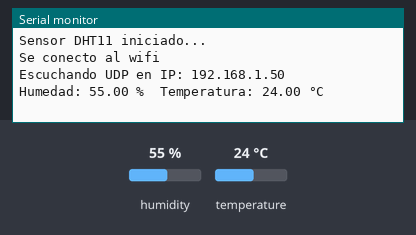
Recording of a sketch running on a simulated ESP32. Shown: the last lines printed to the serial monitor. The inputs (shaded band) are chosen by the test bench; at power-on: humidity 55 %, temperature 24 °C. WiFi joins after 1.5 s; servers stay silent unless stated.

Above: at 2.7 s.
2.8 s: humidity set to 22 %
10.7 s: temperature set to 12 °C
At 12.4 s:
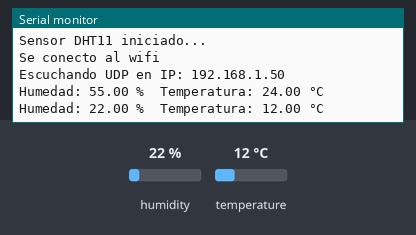
18.6 s: humidity set to 40 %
At 23.7 s:
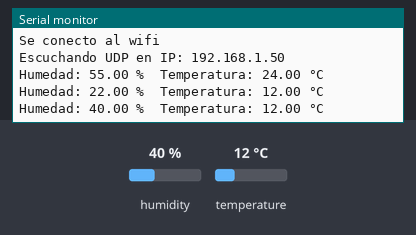

Measured:
- after the input at 10.7 s, the serial monitor: prints a new line after 1.4 s (image 1)
- after the input at 18.6 s, the serial monitor: prints a new line after 4.0 s (image 2)

The sketch:

Sensor_Temp_Hum.ino
```cpp
#include "DHT.h"
#include "claseUdp.h" // Archivo de cabecera para la clase UDP
#include "claseWifi.h"
// Definir el pin de la ESP32 donde está conectado el DHT11
#define DHTPIN 16  // Pin GPIO 16

// Definir el tipo de sensor (DHT11)
#define DHTTYPE DHT11

#define ssid "POCO_NSFW"  // SSID de la red WiFi
#define password "bromitanomas"  // Contraseña de la red WiFi

claseUdp conexion;  // Instancia de la clase UDP
claseWifi wifi;

// Crear un objeto DHT
DHT dht(DHTPIN, DHTTYPE);

void setup() {
  // Inicializar el monitor serie
  Serial.begin(9600);
  dht.begin();
  Serial.println("Sensor DHT11 iniciado...");

  wifi.declararWifiSSID_Y_Contrasenya(ssid, password);
  wifi.setUpWifi();

  conexion.declararCanal(9989);  // Configurar canal UDP
  conexion.setupCliente();
}

void loop() {
  // Esperar 2 segundos entre lecturas

  // Leer la humedad
  float humedad = dht.readHumidity();

  // Leer la temperatura en grados Celsius
  float temperatura = dht.readTemperature();

  // Comprobar si las lecturas fallaron e imprimir un error si es necesario
  if (isnan(humedad) || isnan(temperatura)) {
    Serial.println("Error al leer del sensor DHT11");
    return;
  }

  // Imprimir los valores de temperatura y humedad en el monitor serie
  Serial.print("Humedad: ");
  Serial.print(humedad);
  Serial.print(" %\t");
  const String hum = "humedad" + String(humedad);

  Serial.print("Temperatura: ");
  Serial.print(temperatura);
  Serial.println(" °C");
  const String temp = "temperatura"+ String(temperatura);

  conexion.enviarStringACliente(std::string(hum.c_str()));
  delay(500);
  conexion.enviarStringACliente(std::string(temp.c_str()));


  delay(10000);
}
```

claseUdp.cpp
```cpp
#include "claseUdp.h"

// Configurar el canal UDP
void claseUdp::declararCanal(int nuevo_canal) {
    canal = nuevo_canal;
}

// Inicializar el servidor UDP
void claseUdp::setupServer() {
    // Iniciar escucha UDP en el canal especificado
    if (udp.listen(canal)) {
        Serial.print("Escuchando UDP en IP: ");
        Serial.println(wifi.getIp());

        // Callback para manejar paquetes entrantes
        udp.onPacket([this](AsyncUDPPacket packet) {
            // Convertir los datos recibidos a String y almacenarlos
            ultimoMensajeRecibido = String((char*)packet.data(), packet.length());
            Serial.println("Mensaje recibido: " + ultimoMensajeRecibido);
        });
    } else {
        Serial.println("Error al iniciar el servidor UDP");
    }
}


// Inicializar el cliente UDP
void claseUdp::setupCliente() {

    if (udp.listen(canal)) {
        Serial.print("Escuchando UDP en IP: ");
        Serial.println(wifi.getIp());

        udp.onPacket([this](AsyncUDPPacket packet) {
            // Copiar los datos recibidos al buffer
            strncpy(texto, (char*)packet.data(), sizeof(texto) - 1);
            texto[sizeof(texto) - 1] = '\0';  // Asegurarse de que la cadena esté terminada en nulo
            rec = true;  // Marcar como recibido
        });
    }
}

// Enviar un entero al cliente
void claseUdp::enviarIntACliente(int data) {
    char buffer[10];
    snprintf(buffer, sizeof(buffer), "%d", data);
    udp.broadcastTo(buffer, canal);  // Enviar vía UDP
}

// Enviar un double al cliente
void claseUdp::enviarDoubleACliente(double data) {
    char buffer[20];
    snprintf(buffer, sizeof(buffer), "%.6f", data);  // Convertir a cadena
    udp.broadcastTo(buffer, canal);  // Enviar vía UDP
}


// Enviar un string al cliente
// Enviar un string al cliente
void claseUdp::enviarStringACliente(const std::string& data) {
    udp.broadcastTo(data.c_str(), canal);  // Enviar el string directamente como cadena C
}

String claseUdp::recibirData() {
    String temp = ultimoMensajeRecibido;
    ultimoMensajeRecibido = ""; // Limpiar después de leer
    return temp;
}
```

claseUdp.h
```cpp
#ifndef CLASEUDP_H
#define CLASEUDP_H

#include <string>
#include "claseWifi.h"
#include <AsyncUDP.h>

// Declaración de la clase para manejar UDP
class claseUdp {
    private:
    // Cambiado ssid y password a const char* porque los literales de cadena son inmutables en C++.
    const char* ssid;
    const char* password;

    int canal;  // Puerto para la comunicación UDP
    bool rec = false;  // Booleano para indicar recepción de mensaje
    char texto[20];  // Buffer para datos recibidos

    AsyncUDP udp;
    claseWifi wifi;

    String ultimoMensajeRecibido; // Almacena el último mensaje recibido


public:
    // Parámetros actualizados para compatibilidad con const char*
    //void declararWifiSSID_Y_Contrasenya(const char* nueva_ssid, const char* nueva_password);
    void declararCanal(int nuevo_canal);
    void setupServer();
    void setupCliente();
    void enviarIntACliente(int data);
    void enviarDoubleACliente(double data);
    void enviarStringACliente(const std::string& data);  // Cambiado para usar std::string
    String recibirData();
};

#endif
```

claseWifi.cpp
```cpp
#include "claseWifi.h"

// Asignar credenciales WiFi
void  claseWifi::declararWifiSSID_Y_Contrasenya(const char* nueva_ssid, const char* nueva_password) {
    ssid = nueva_ssid;
    password = nueva_password;
}


// Inicializar el servidor UDP
void claseWifi::setUpWifi() {

    // Conectar a WiFi
    WiFi.mode(WIFI_STA);
    WiFi.begin(ssid, password);

    // Verificar conexión exitosa
    if (WiFi.waitForConnectResult() != WL_CONNECTED) {
        Serial.println("WiFi Falló");
        while (1) delay(1000);  // Bucle infinito en caso de falla
    }
    Serial.println("Se conecto al wifi");
}

IPAddress claseWifi::getIp(){
  return WiFi.localIP();
}
```

claseWifi.h
```cpp
#ifndef CLASEWIFI_H
#define CLASEWIFI_H

#include <WiFi.h>

class claseWifi {
private:
    // Cambiado ssid y password a const char* porque los literales de cadena son inmutables en C++.
    const char* ssid;
    const char* password;
public:
    // Parámetros actualizados para compatibilidad con const char*
    void declararWifiSSID_Y_Contrasenya(const char* nueva_ssid, const char* nueva_password);
    void setUpWifi();
    IPAddress getIp();
};

#endif
```
